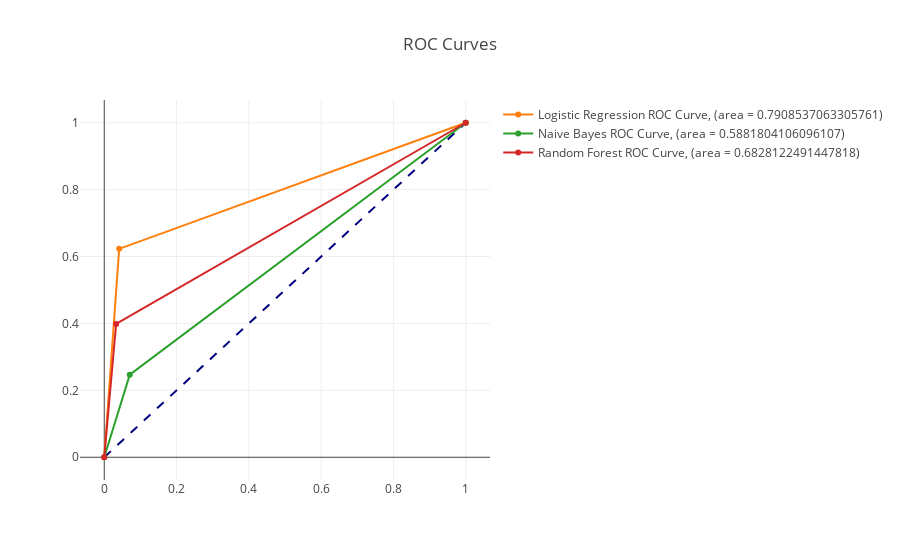

This figure's notebook cell:
### Code cell
# predicted y probabilties
trace_lr = go.Scatter(
    x = fpr_lr,
    y = tpr_lr,
    mode = 'markers+lines',
    #line=dict(color='darkorange', width=2),
    name = 'Logistic Regression ROC Curve, (area = {})'.format(auc_score_lr)
)

trace_nb = go.Scatter(
    x = fpr_nb,
    y = tpr_nb,
    mode = 'markers+lines',
    #line=dict(color='darkorange', width=2),
    name = 'Naive Bayes ROC Curve, (area = {})'.format(auc_score_nb)
)

trace_rf = go.Scatter(
    x = fpr_rf,
    y = tpr_rf,
    mode = 'markers+lines',
    #line=dict(color='darkorange', width=2),
    name = 'Random Forest ROC Curve, (area = {})'.format(auc_score_rf)
)

trace0 = go.Scatter(
    x=[0, 1], y=[0, 1], 
    mode='lines', 
    line=dict(color='navy', width=2, dash='dash'),
    showlegend=False)

data = [trace0, trace_lr, trace_nb, trace_rf]

title = 'ROC Curves'
fig = go.Figure(data=data, layout = {'title':title})

iplot(fig)
pio.write_image(fig, plt_filepath+title+'.png')

### Figure 1 — Plotly figure (JSON) as saved in the notebook; plotly's stock layout.template omitted (floating-point values rounded to 4 significant figures)
{"data": [{"line": {"color": "navy", "dash": "dash", "width": 2}, "mode": "lines", "showlegend": false, "type": "scatter", "uid": "8f27f577-3d37-4494-96a0-9e636e90d86c", "x": [0, 1], "y": [0, 1]}, {"mode": "markers+lines", "name": "Logistic Regression ROC Curve, (area = 0.7908537063305761)", "type": "scatter", "uid": "853076fe-255f-4216-8567-3a3c2f83204f", "x": [0, 0.04126, 1], "y": [0, 0.623, 1]}, {"mode": "markers+lines", "name": "Naive Bayes ROC Curve, (area = 0.5881804106096107)", "type": "scatter", "uid": "1fc87104-cc32-4230-ae4f-4bf8240b004d", "x": [0, 0.07062, 1], "y": [0, 0.247, 1]}, {"mode": "markers+lines", "name": "Random Forest ROC Curve, (area = 0.6828122491447818)", "type": "scatter", "uid": "dd1b8322-7e88-4719-86a0-762d79ab87b7", "x": [0, 0.03291, 1], "y": [0, 0.3985, 1]}], "layout": {"autosize": true, "title": {"text": "ROC Curves"}, "xaxis": {"autorange": true, "range": [-0.06209, 1.062], "type": "linear"}, "yaxis": {"autorange": true, "range": [-0.07325, 1.073], "type": "linear"}}}
